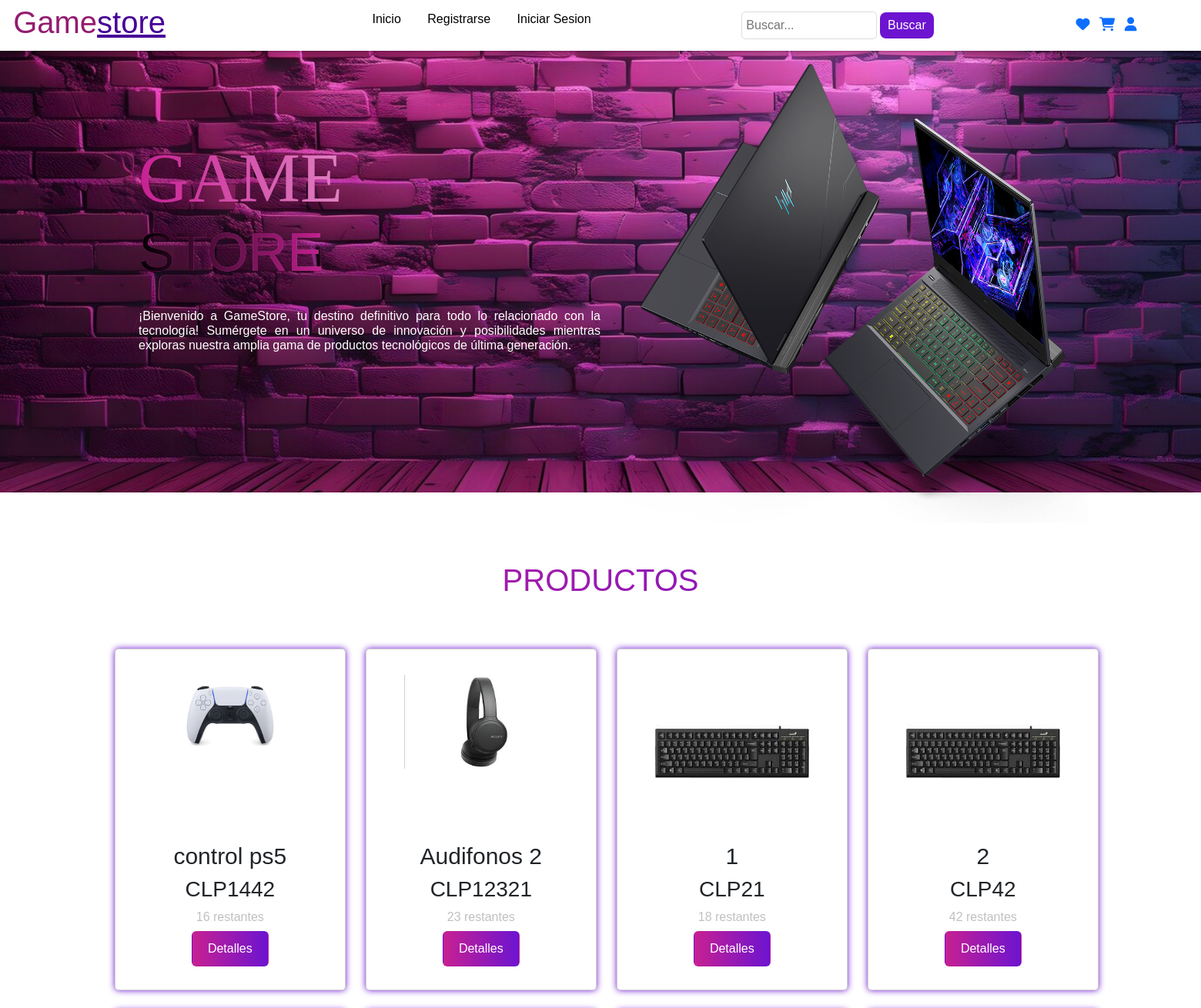
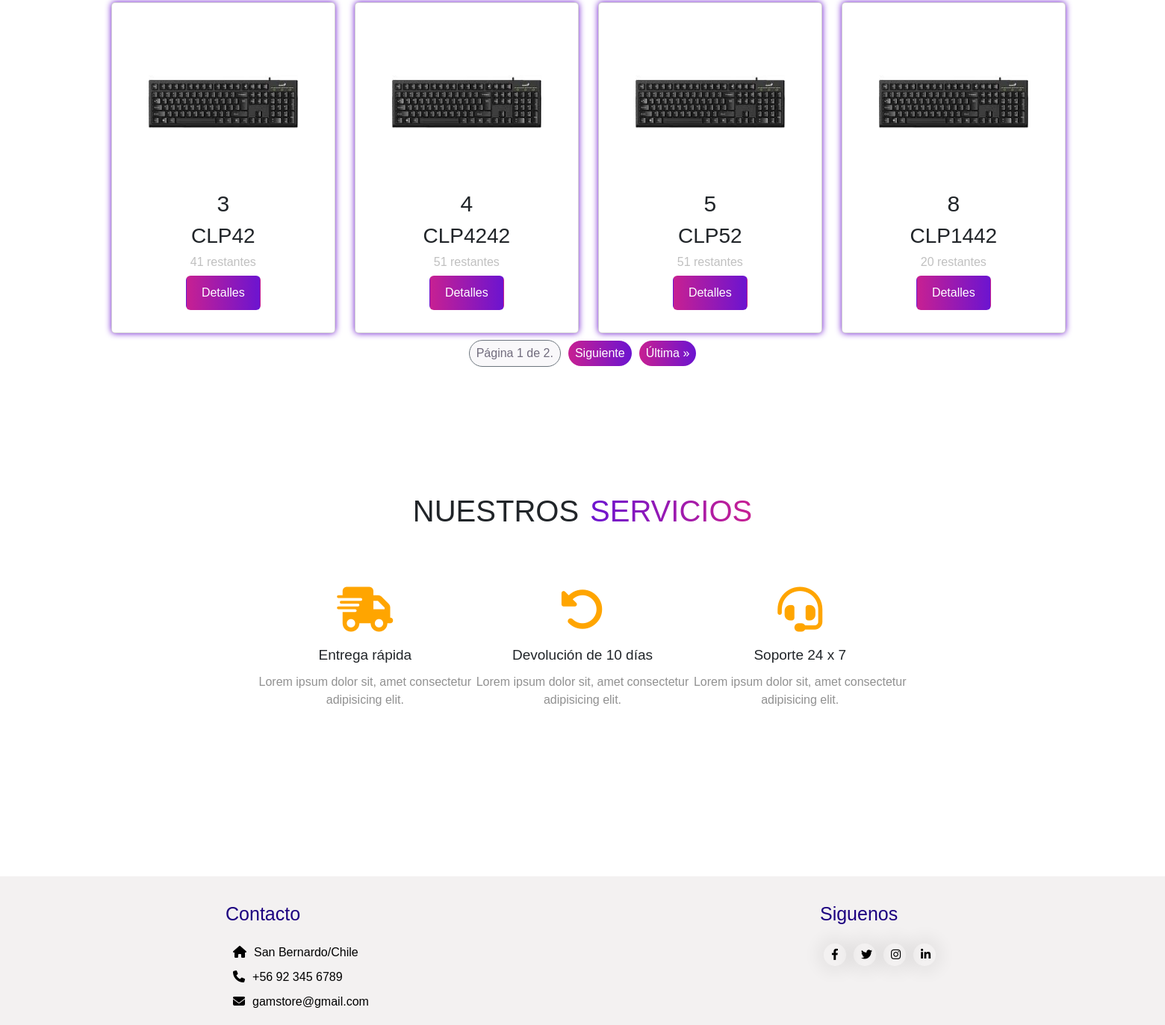
The page / on the database its author committed (2 pictures, top to bottom).
### modulos/productos/models.py (models this page shows)
class Producto(models.Model):
    nombre = models.CharField(max_length=30)
    descripcion = models.TextField()
    imagen = models.ImageField(upload_to='productos',null=True)
    precio = models.IntegerField(validators=[MinValueValidator(1)])
    stock= models.SmallIntegerField(validators=[MinValueValidator(1)])
    categoria = models.CharField(max_length=20, choices=categorias)

### modulos/myapp/views.py (the view)
# urls.py: path('', views.index,name="index"),
def index(request):
    productos = Producto.objects.all()
    paginator = Paginator(productos, 8)  # Divide los productos en páginas de 6 elementos cada una
    page_number = request.GET.get('page')  # Obtiene el número de página actual desde la URL
    page_obj = paginator.get_page(page_number)  # Obtiene la página actual
    datos = {
        'page_obj': page_obj
    }
    return render(request, 'index.html', datos)

### templates/index.html (shortened to what this page needs)
{% extends 'base/base3.html' %}
{% block content %}
<div class="products" id="Products">
    <h1>Productos</h1>
    <div class="box">
        {% for producto in page_obj %}
            <div class="card">
                <div class="image">
                    <img src="{{producto.imagen.url}}">
                </div>
                <div class="products_text">
                    <h2>{{producto.nombre}}</h2>
                    <h3>CLP{{producto.precio}}</h3>
                    <p> {{producto.stock}} restantes</p>
                    <a href="{% url 'detalle' producto.id %}" class="btn" type="button">Detalles</a>
                </div>
            </div>
        {% endfor %}
    </div>
    <div class="custom-pagination">
        <span class="custom-step-links">
            <span class="custom-current-page">Página {{ page_obj.number }} de {{ page_obj.paginator.num_pages }}.</span>
            {% if page_obj.has_next %}
            <a class=" custom-page-link" href="?page={{ page_obj.next_page_number }}">Siguiente</a>
            <a  class="custom-page-link"  href="?page={{ page_obj.paginator.num_pages }}">Última &raquo;</a>
            {% endif %}
        </span>
    </div>
</div>
<div style="height: 100px;"></div>
{% endblock %}

### static/css/base.css (style rules this page uses)
* { margin: 0; padding: 0; box-sizing: border-box; font-family: sans-serif; }
html { scroll-behavior: smooth; }

### static/css/inicio.css (style rules this page uses)
* { margin: 0; padding: 0; box-sizing: border-box; font-family: sans-serif; }
html { scroll-behavior: smooth; }
.products { width: 100%; height: 120vh; padding: 25px 0; }
.products h1 { margin: 65px 0; font-size: 40px; display: flex; align-items: center; justify-content: center; text-transform: uppercase; background: linear-gradient(to right, #c72092,#6c14d0); -webkit-background-clip: text; -webkit-text-fill-color: transparent; }
.products .box { width: 90%; margin: 0 auto; display: grid; grid-template-columns: 1fr 1fr 1fr 1fr; grid-gap: 26px ; }
.products .box .card { width: 300px; height: auto; box-shadow: 0 0 8px #6c14d0; border-radius: 5px; text-align: center; padding: 30px 20px; right: 6vh; }
.products .box .card .image { display: flex; align-items: center; justify-content: center; }
.products .box .card .image img { width: 25vh; margin: 3px 0 ; transition: 0.3s; }
.products .box .card .products_text h2 { font-size: 30px; margin-top: 15px; }
.products .box .card .products_text p { color: #91919191; line-height: 21px; margin: 8px 0; }
.products .box .card .products_text h3 { margin: 7px 0; }
.products .box .card .products_text .btn { text-decoration: none; padding: 10px 20px; background: linear-gradient(to right, #c72092 , #6c14d0); color: white; }
.products .box .card .products_text { margin-top: auto; }

### static/css/paginausuario.css (style rules this page uses)
.custom-pagination { display: flex; justify-content: center; align-items: center; padding: 8.8px; }
.custom-step-links { display: flex; align-items: center; gap: 10px; }
.custom-page-link { text-decoration: none; color: white; background: linear-gradient(to right, #c72092 , #6c14d0); padding: 5px 9px; border: none; border-radius: 50px; transition: background-color 0.3s, color 0.3s; cursor: pointer; display: inline-block; }
.custom-current-page { padding: 5px 9px; border: 1px solid #6c757d; border-radius: 50px; background-color: #f9f8fa; color: #716c7d; }

### rows shown on the page
Producto: imagen (picture), nombre "control ps5", precio "1442", stock "16"
Producto: imagen (picture), nombre "Audifonos 2", precio "12321", stock "23"
Producto: imagen (picture), nombre "1", precio "21", stock "18"
Producto: imagen (picture), nombre "2", precio "42", stock "42"
Producto: imagen (picture), nombre "3", precio "42", stock "41"
Producto: imagen (picture), nombre "4", precio "4242", stock "51"
Producto: imagen (picture), nombre "5", precio "52", stock "51"
Producto: imagen (picture), nombre "8", precio "1442", stock "20"

### other values the page prints
{{ page_obj.number }} "1"
{{ page_obj.paginator.num_pages }} "2"
